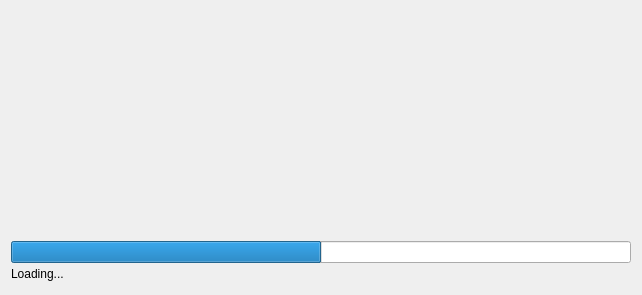
<?xml version="1.0" encoding="UTF-8"?>
<ui version="4.0">
 <class>Splash</class>
 <widget class="QWidget" name="Splash">
  <property name="geometry">
   <rect>
    <x>0</x>
    <y>0</y>
    <width>642</width>
    <height>295</height>
   </rect>
  </property>
  <property name="windowTitle">
   <string>Form</string>
  </property>
  <layout class="QVBoxLayout" name="verticalLayout" stretch="9,3,1,1,1">
   <property name="spacing">
    <number>4</number>
   </property>
   <item alignment="Qt::AlignmentFlag::AlignHCenter|Qt::AlignmentFlag::AlignVCenter">
    <widget class="QLabel" name="logo_label">
     <property name="text">
      <string/>
     </property>
    </widget>
   </item>
   <item alignment="Qt::AlignmentFlag::AlignHCenter|Qt::AlignmentFlag::AlignBottom">
    <widget class="QLabel" name="app_name_label">
     <property name="text">
      <string/>
     </property>
    </widget>
   </item>
   <item alignment="Qt::AlignmentFlag::AlignHCenter|Qt::AlignmentFlag::AlignTop">
    <widget class="QLabel" name="version_label">
     <property name="text">
      <string/>
     </property>
    </widget>
   </item>
   <item alignment="Qt::AlignmentFlag::AlignBottom">
    <widget class="QProgressBar" name="progress_bar">
     <property name="maximum">
      <number>100</number>
     </property>
     <property name="value">
      <number>50</number>
     </property>
     <property name="alignment">
      <set>Qt::AlignmentFlag::AlignBottom|Qt::AlignmentFlag::AlignHCenter</set>
     </property>
     <property name="textVisible">
      <bool>false</bool>
     </property>
    </widget>
   </item>
   <item alignment="Qt::AlignmentFlag::AlignTop">
    <widget class="QLabel" name="status_label">
     <property name="text">
      <string>Loading...</string>
     </property>
     <property name="alignment">
      <set>Qt::AlignmentFlag::AlignLeading|Qt::AlignmentFlag::AlignLeft|Qt::AlignmentFlag::AlignTop</set>
     </property>
    </widget>
   </item>
  </layout>
 </widget>
 <resources/>
 <connections/>
</ui>
